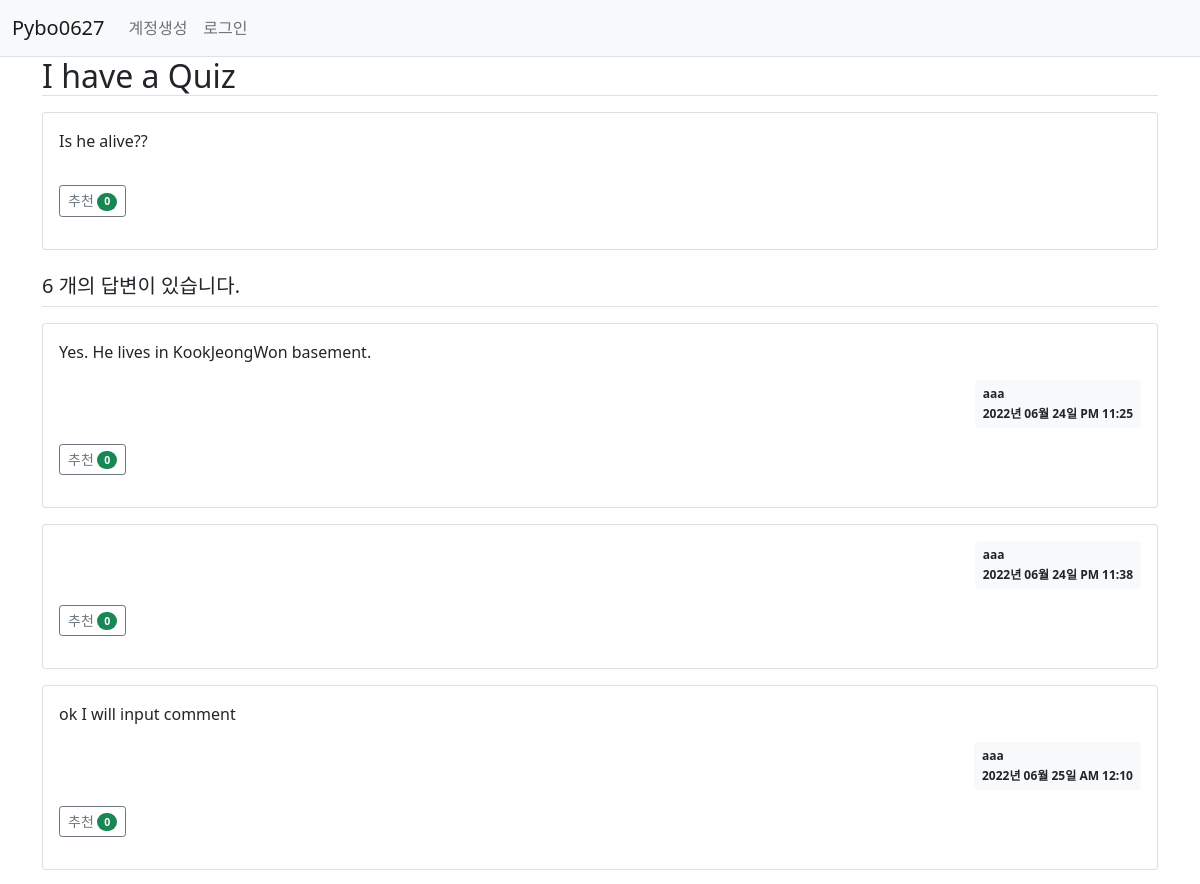
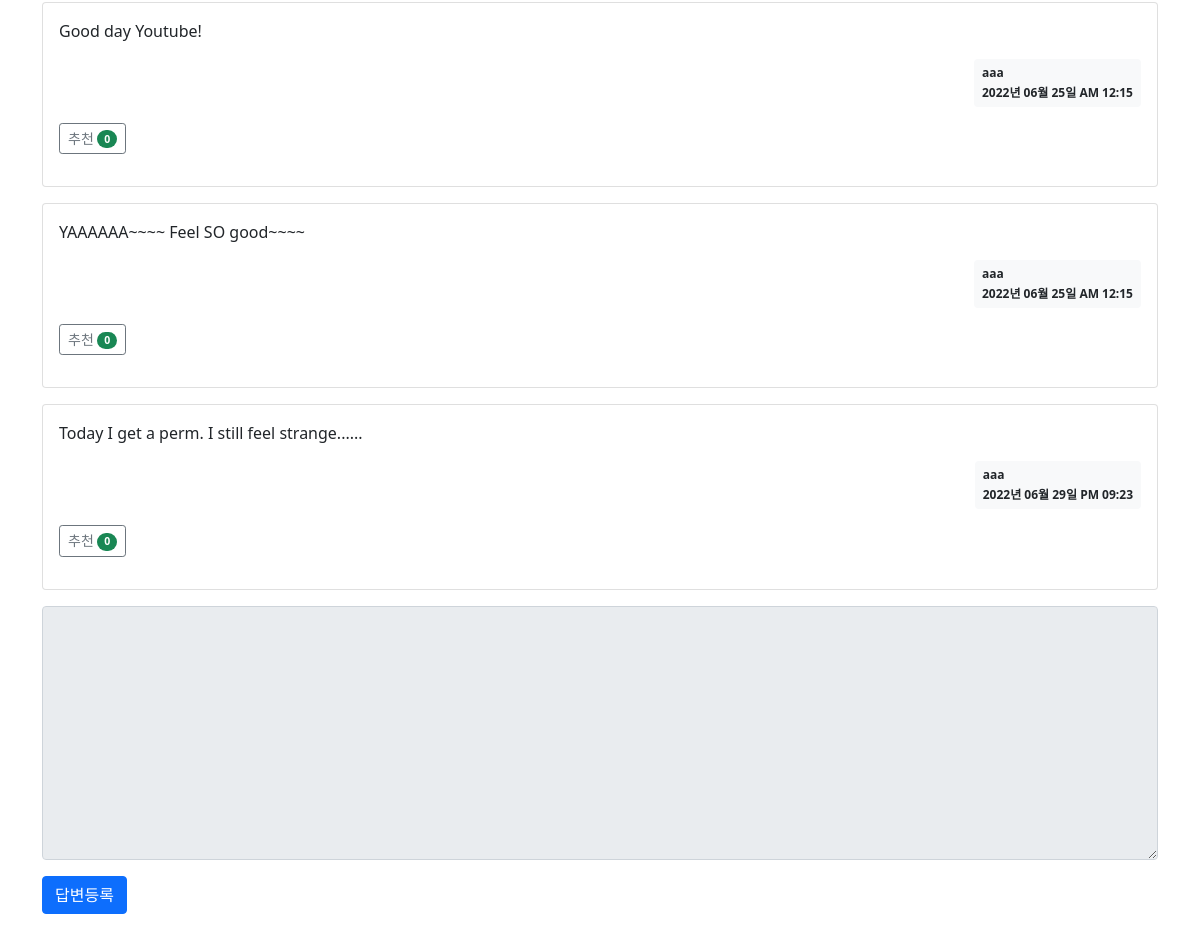
/question/detail/3/, run on the app's committed database (2 pictures, top to bottom).
### pybo/models.py (models this page shows)
class Question(db.Model):
    id = db.Column(db.Integer, primary_key=True)
    subject = db.Column(db.String(200), nullable=False)
    content = db.Column(db.Text(), nullable=False)
    create_date = db.Column(db.DateTime(), nullable=False)
    user_id = db.Column(db.Integer, db.ForeignKey('user.id', ondelete='CASCADE'), nullable=False)
    user = db.relationship('User', backref=db.backref('question_set'))
    modify_date = db.Column(db.DateTime(), nullable=True)
    voter = db.relationship('User', secondary=question_voter, backref=db.backref('question_voter_set'))

class Answer(db.Model):
    id = db.Column(db.Integer, primary_key=True)
    question_id = db.Column(db.Integer, db.ForeignKey('question.id', ondelete='CASCADE'))
    question = db.relationship('Question', backref=db.backref('answer_set'))
    content = db.Column(db.Text(), nullable=False)
    create_date = db.Column(db.DateTime(), nullable=False)
    user_id = db.Column(db.Integer, db.ForeignKey('user.id', ondelete='CASCADE'), nullable=False)
    user = db.relationship('User', backref=db.backref('answer_set'))
    modify_date = db.Column(db.DateTime(), nullable=True)
    voter = db.relationship('User', secondary=answer_voter, backref=db.backref('answer_voter_set'))

class User(db.Model):
    id = db.Column(db.Integer, primary_key=True)
    username = db.Column(db.String(150), unique=True, nullable=False)
    password = db.Column(db.String(200), nullable=False)
    email = db.Column(db.String(120), unique=True, nullable=False)

### pybo/views/question_views.py (the view)
@bp.route('/detail/<int:question_id>/')
def detail(question_id):
    form = AnswerForm()
    question = Question.query.get_or_404(question_id)
    return render_template('question/question_detail.html', question=question, form=form)

### pybo/forms.py
class AnswerForm(FlaskForm):
    content = TextAreaField('답변내용', validators=[DataRequired('내용은 필수 입력 항목입니다. ')])

### pybo/filter.py (called while the page is built)
def format_datetime(value, fmt='%Y년 %m월 %d일 %p %I:%M'):
    return value.strftime(fmt)

### pybo/views/auth_views.py (called while the page is built)
@bp.before_app_request
def load_logged_in_user():
    user_id = session.get('user_id')
    if user_id is None:
        g.user = None
    else:
        g.user = User.query.get(user_id)

### pybo/templates/question/question_detail.html (shortened to what this page needs)
<!DOCTYPE html>
<html lang="en">
<head>
</head>
<body>
    {% extends 'base.html' %}
    {% block content %}
    <div class = "container my -3">
        <h2 class = "border-bottom py 2">{{ question.subject }} </h2>
        <div class = "card my-3">
            <div class = "card-body">
                <div class = "card-text">{{ question.content|markdown  }}</div>
                <div class = "my-3">
                    <a href="javascript:void(0)" data-uri="{{ url_for('question.vote', question_id=question.id) }}"
                       class = "recommend btn btn-sm btn-outline-secondary">추천
                        <span class = "badge rounded-pill bg-success">{{ question.voter|length }}</span>
                    </a>
                </div>
            </div>
        </div>
        <h5 class = "border-bottom my-3 py-2">{{ question.answer_set|length }} 개의 답변이 있습니다.</h5>
        {% for answer in question.answer_set %}
        <div class = "card my-3">
            <div class="card-body">
                <div class = "card-text"> {{ answer.content|markdown }}</div>
                <div class = "d-flex justify-content-end">
                    <div class = "badge bg-light text-dark p-2 text-start">
                        <div class = "mb-2">{{ answer.user.username }} </div>
                        <div>{{ answer.create_date|datetime }}</div>
                    </div>
                </div>
                <div class = "my-3">
                    <a href="javascript:void(0)" data-uri="{{ url_for('answer.vote', answer_id=answer.id) }}"
                       class="recommend btn btn-sm btn-outline-secondary"> 추천
                        <span class = "badge rounded-pill bg-success">{{ answer.voter|length }}</span>
                    </a>
                </div>
            </div>
        </div>
        {% endfor %}
        <form action = "{{ url_for('answer.create', question_id=question.id) }}" method="post" class = "my-3">
            <div class = "mb-3">
                <textarea {% if not g.user%}disabled{% endif %}
                        name = "content" id="content" class = "form-control" rows = "10"></textarea>
            </div>
            <input type = "submit" value = "답변등록" class = "btn btn-primary">
            </form>
        </div>
{% endblock %}

### data on the page
Question: subject "I have a Quiz", content "Is he alive??"
Answer: content "Yes. He lives in KookJeongWon basement.", user.username "aaa", create_date "2022년 06월 24일 PM 11:25", voter|length "0"
Answer: user.username "aaa", create_date "2022년 06월 24일 PM 11:38", voter|length "0"
Answer: content "ok I will input comment", user.username "aaa", create_date "2022년 06월 25일 AM 12:10", voter|length "0"
Answer: content "Good day Youtube!", user.username "aaa", create_date "2022년 06월 25일 AM 12:15", voter|length "0"
Answer: content "YAAAAAA~~~~ Feel SO good~~~~", user.username "aaa", create_date "2022년 06월 25일 AM 12:15", voter|length "0"
Answer: content "Today I get a perm. I still feel strange......", user.username "aaa", create_date "2022년 06월 29일 PM 09:23", voter|length "0"

### other printed values
{{ question.voter|length }} "0"
{{ question.answer_set|length }} "6"
